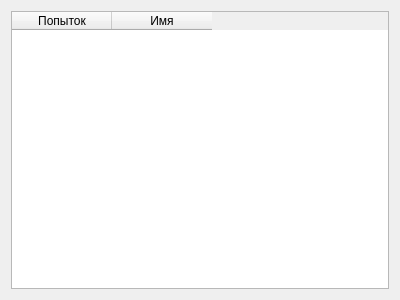
<?xml version="1.0" encoding="UTF-8"?>
<ui version="4.0">
 <class>Record</class>
 <widget class="QDialog" name="Record">
  <property name="geometry">
   <rect>
    <x>0</x>
    <y>0</y>
    <width>400</width>
    <height>300</height>
   </rect>
  </property>
  <property name="windowTitle">
   <string>Dialog</string>
  </property>
  <layout class="QHBoxLayout" name="horizontalLayout">
   <item>
    <widget class="QTableWidget" name="tableWidget">
     <attribute name="verticalHeaderCascadingSectionResizes">
      <bool>false</bool>
     </attribute>
     <attribute name="verticalHeaderShowSortIndicator" stdset="0">
      <bool>false</bool>
     </attribute>
     <attribute name="verticalHeaderStretchLastSection">
      <bool>false</bool>
     </attribute>
     <column>
      <property name="text">
       <string>Попыток</string>
      </property>
     </column>
     <column>
      <property name="text">
       <string>Имя</string>
      </property>
     </column>
    </widget>
   </item>
  </layout>
 </widget>
 <resources/>
 <connections/>
</ui>
